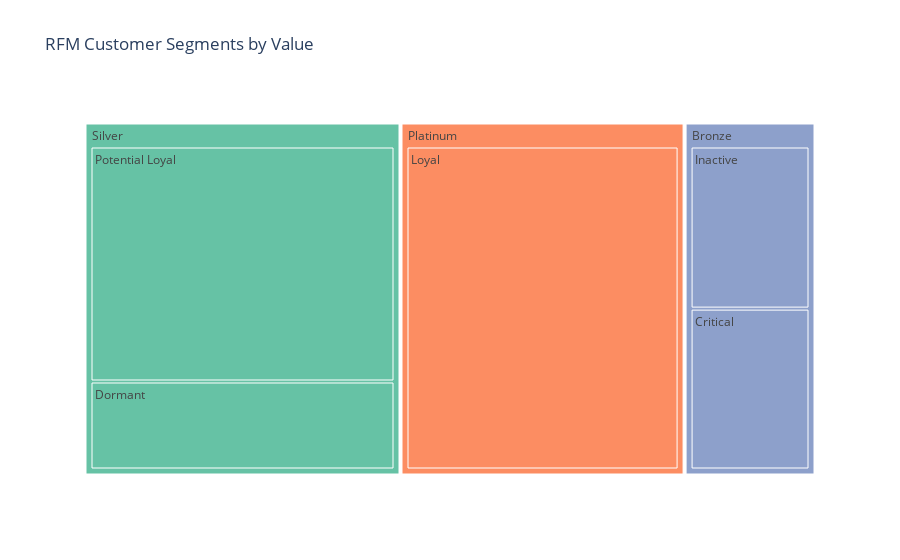

The notebook cell this image was saved under:
### Code cell
#Create a treemap
#the treemap will first be divided according to Segment_type i.e silver, platinum, bronze and each segment divided into loyal etc.
#size of each rectangle is proportional to the count
#
fig_treemap_segment_product=px.treemap(segment_counts2,
                                       path=['RFM_Segment_Label','RFM_Customer_Segments'],
                                       values ='Count',
                                       color= 'RFM_Segment_Label',
                                       color_discrete_sequence=px.colors.qualitative.Set2,
                                       title='RFM Customer Segments by Value')
                                       
#Display the treemap
fig_treemap_segment_product.show()

### Figure 1 — Plotly figure (JSON) as saved in the notebook; plotly's stock layout.template omitted (floating-point values rounded to 4 significant figures)
{"data": [{"branchvalues": "total", "customdata": [["Silver"], ["Silver"], ["Silver"], ["Platinum"], ["Bronze"], ["Bronze"], ["Platinum"], ["Bronze"]], "domain": {"x": [0, 1], "y": [0, 1]}, "hovertemplate": "labels=%{label}<br>Count=%{value}<br>parent=%{parent}<br>id=%{id}<br>RFM_Segment_Label=%{customdata[0]}<extra></extra>", "ids": ["Silver", "Silver/Dormant", "Silver/Potential Loyal", "Platinum", "Bronze/Critical", "Bronze/Inactive", "Platinum/Loyal", "Bronze"], "labels": ["Silver", "Dormant", "Potential Loyal", "Platinum", "Critical", "Inactive", "Loyal", "Bronze"], "marker": {"colors": ["rgb(102,194,165)", "rgb(102,194,165)", "rgb(102,194,165)", "rgb(252,141,98)", "rgb(141,160,203)", "rgb(141,160,203)", "rgb(252,141,98)", "rgb(141,160,203)"]}, "name": "", "parents": ["", "Silver", "Silver", "", "Bronze", "Bronze", "Platinum", ""], "type": "treemap", "values": [1890, 515, 1375, 1699, 390, 393, 1699, 783]}], "layout": {"legend": {"tracegroupgap": 0}, "title": {"text": "RFM Customer Segments by Value"}, "treemapcolorway": ["rgb(102,194,165)", "rgb(252,141,98)", "rgb(141,160,203)", "rgb(231,138,195)", "rgb(166,216,84)", "rgb(255,217,47)", "rgb(229,196,148)", "rgb(179,179,179)"]}}
